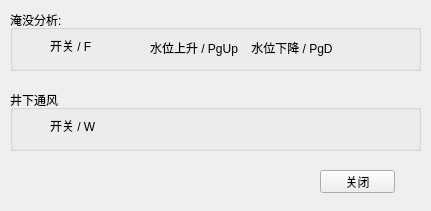
<?xml version="1.0" encoding="UTF-8"?>
<ui version="4.0">
 <class>ShortCutView_UI</class>
 <widget class="QWidget" name="ShortCutView_UI">
  <property name="geometry">
   <rect>
    <x>0</x>
    <y>0</y>
    <width>431</width>
    <height>211</height>
   </rect>
  </property>
  <property name="windowTitle">
   <string>快捷方式预览</string>
  </property>
  <widget class="QGroupBox" name="groupBox">
   <property name="geometry">
    <rect>
     <x>10</x>
     <y>10</y>
     <width>411</width>
     <height>61</height>
    </rect>
   </property>
   <property name="title">
    <string>淹没分析:</string>
   </property>
   <widget class="QLabel" name="label_3">
    <property name="geometry">
     <rect>
      <x>40</x>
      <y>30</y>
      <width>54</width>
      <height>12</height>
     </rect>
    </property>
    <property name="text">
     <string>开关 / F</string>
    </property>
   </widget>
   <widget class="QLabel" name="label_4">
    <property name="geometry">
     <rect>
      <x>140</x>
      <y>30</y>
      <width>241</width>
      <height>16</height>
     </rect>
    </property>
    <property name="text">
     <string>水位上升 / PgUp    水位下降 / PgD</string>
    </property>
   </widget>
  </widget>
  <widget class="QGroupBox" name="groupBox_2">
   <property name="geometry">
    <rect>
     <x>10</x>
     <y>90</y>
     <width>411</width>
     <height>61</height>
    </rect>
   </property>
   <property name="title">
    <string>井下通风</string>
   </property>
   <widget class="QLabel" name="label_5">
    <property name="geometry">
     <rect>
      <x>40</x>
      <y>30</y>
      <width>54</width>
      <height>12</height>
     </rect>
    </property>
    <property name="text">
     <string>开关 / W</string>
    </property>
   </widget>
  </widget>
  <widget class="QPushButton" name="closeAct">
   <property name="geometry">
    <rect>
     <x>320</x>
     <y>170</y>
     <width>75</width>
     <height>23</height>
    </rect>
   </property>
   <property name="text">
    <string>关闭</string>
   </property>
  </widget>
 </widget>
 <resources/>
 <connections>
  <connection>
   <sender>closeAct</sender>
   <signal>clicked()</signal>
   <receiver>ShortCutView_UI</receiver>
   <slot>close()</slot>
   <hints>
    <hint type="sourcelabel">
     <x>357</x>
     <y>181</y>
    </hint>
    <hint type="destinationlabel">
     <x>215</x>
     <y>105</y>
    </hint>
   </hints>
  </connection>
 </connections>
 <slots>
  <slot>slotClose()</slot>
 </slots>
</ui>
